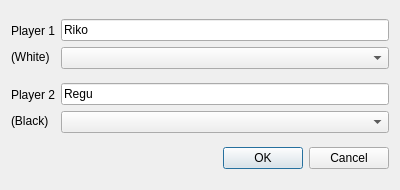
<?xml version="1.0" encoding="UTF-8"?>
<ui version="4.0">
 <class>New_Game</class>
 <widget class="QDialog" name="New_Game">
  <property name="geometry">
   <rect>
    <x>0</x>
    <y>0</y>
    <width>400</width>
    <height>190</height>
   </rect>
  </property>
  <property name="sizePolicy">
   <sizepolicy hsizetype="Fixed" vsizetype="Fixed">
    <horstretch>0</horstretch>
    <verstretch>0</verstretch>
   </sizepolicy>
  </property>
  <property name="minimumSize">
   <size>
    <width>400</width>
    <height>190</height>
   </size>
  </property>
  <property name="maximumSize">
   <size>
    <width>400</width>
    <height>190</height>
   </size>
  </property>
  <property name="windowTitle">
   <string>New Game</string>
  </property>
  <layout class="QGridLayout" name="gridLayout">
   <item row="2" column="0">
    <layout class="QHBoxLayout" name="horizontalLayout_2">
     <item>
      <widget class="QLabel" name="label_3">
       <property name="text">
        <string>&lt;html&gt;&lt;head/&gt;&lt;body&gt;&lt;p&gt;Player 2&lt;/p&gt;&lt;p&gt;(Black)&lt;/p&gt;&lt;/body&gt;&lt;/html&gt;</string>
       </property>
      </widget>
     </item>
     <item>
      <layout class="QVBoxLayout" name="verticalLayout_2">
       <item>
        <widget class="QLineEdit" name="player2_name">
         <property name="text">
          <string>Regu</string>
         </property>
         <property name="placeholderText">
          <string>Name</string>
         </property>
        </widget>
       </item>
       <item>
        <widget class="QComboBox" name="player2_types">
         <property name="currentText">
          <string/>
         </property>
        </widget>
       </item>
      </layout>
     </item>
    </layout>
   </item>
   <item row="3" column="0">
    <widget class="QDialogButtonBox" name="buttonBox">
     <property name="orientation">
      <enum>Qt::Horizontal</enum>
     </property>
     <property name="standardButtons">
      <set>QDialogButtonBox::Cancel|QDialogButtonBox::Ok</set>
     </property>
    </widget>
   </item>
   <item row="1" column="0">
    <layout class="QHBoxLayout" name="horizontalLayout">
     <item>
      <widget class="QLabel" name="label">
       <property name="text">
        <string>&lt;html&gt;&lt;head/&gt;&lt;body&gt;&lt;p&gt;Player 1&lt;/p&gt;&lt;p&gt;(White)&lt;/p&gt;&lt;/body&gt;&lt;/html&gt;</string>
       </property>
      </widget>
     </item>
     <item>
      <layout class="QVBoxLayout" name="verticalLayout">
       <item>
        <widget class="QLineEdit" name="player1_name">
         <property name="text">
          <string>Riko</string>
         </property>
         <property name="placeholderText">
          <string>Name</string>
         </property>
        </widget>
       </item>
       <item>
        <widget class="QComboBox" name="player1_types"/>
       </item>
      </layout>
     </item>
    </layout>
   </item>
  </layout>
 </widget>
 <resources/>
 <connections>
  <connection>
   <sender>buttonBox</sender>
   <signal>accepted()</signal>
   <receiver>New_Game</receiver>
   <slot>accept()</slot>
   <hints>
    <hint type="sourcelabel">
     <x>248</x>
     <y>254</y>
    </hint>
    <hint type="destinationlabel">
     <x>157</x>
     <y>274</y>
    </hint>
   </hints>
  </connection>
  <connection>
   <sender>buttonBox</sender>
   <signal>rejected()</signal>
   <receiver>New_Game</receiver>
   <slot>reject()</slot>
   <hints>
    <hint type="sourcelabel">
     <x>316</x>
     <y>260</y>
    </hint>
    <hint type="destinationlabel">
     <x>286</x>
     <y>274</y>
    </hint>
   </hints>
  </connection>
 </connections>
</ui>
